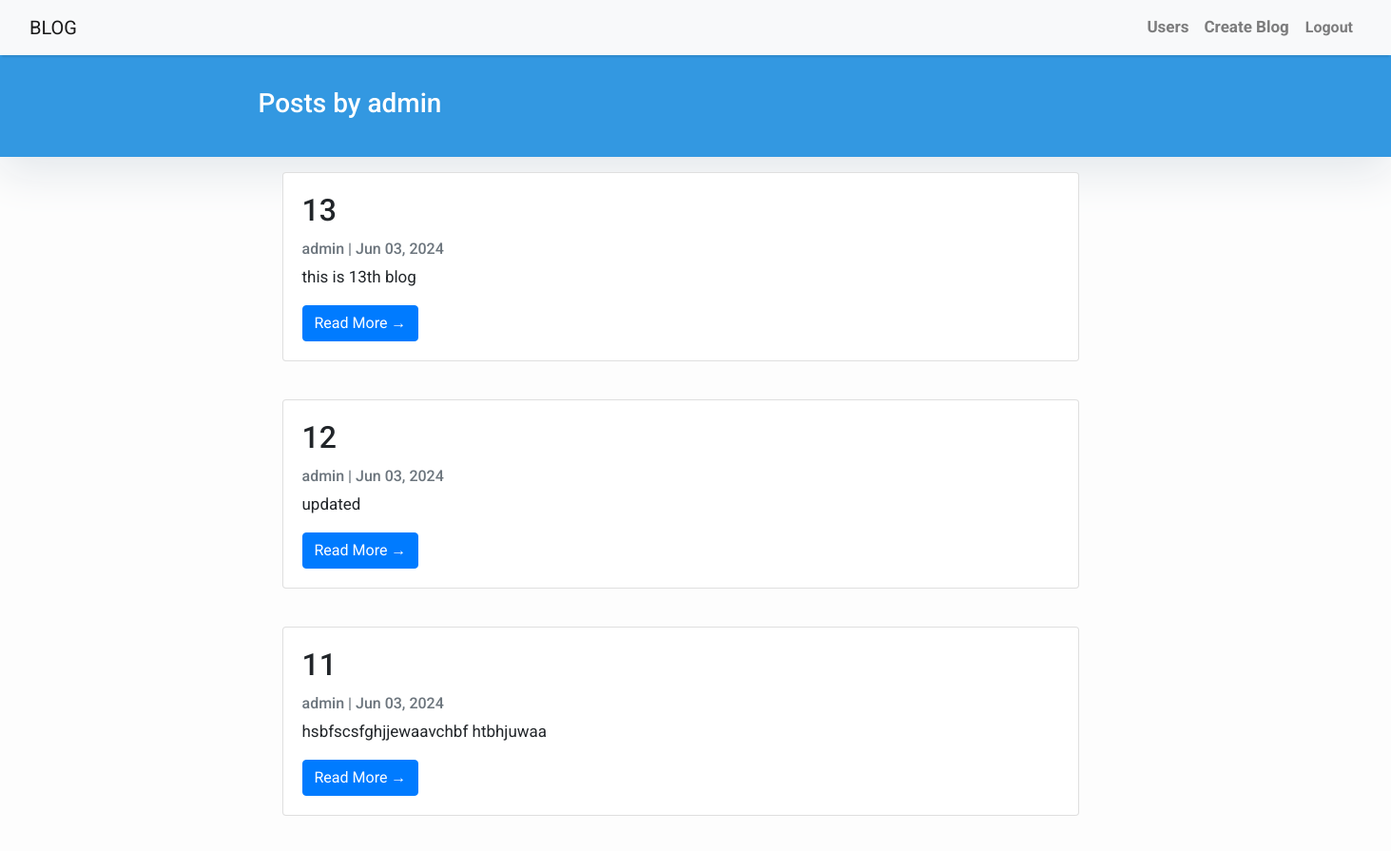
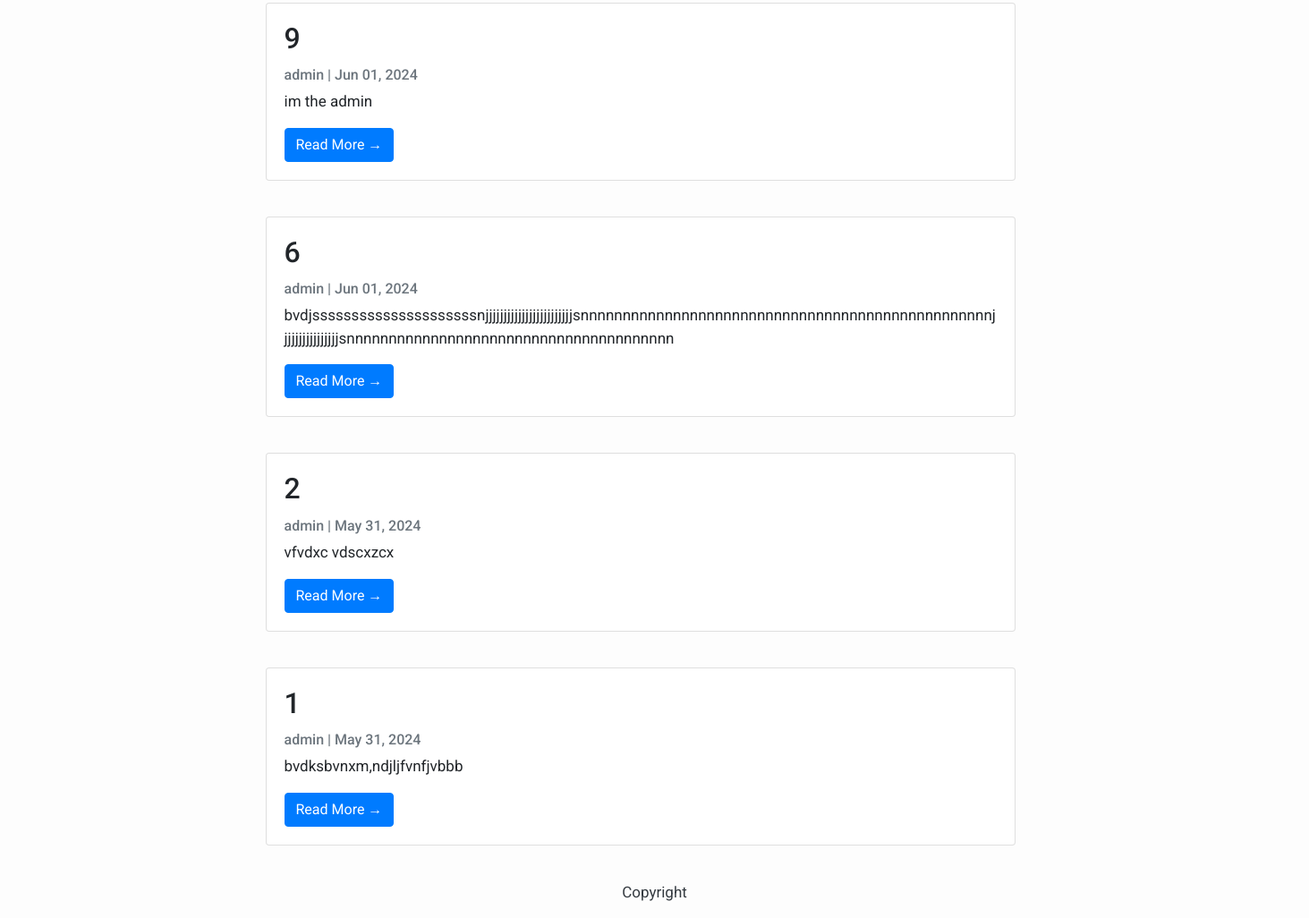
The page /blog/user/admin/ on the database its author committed (2 pictures, top to bottom).
### blog/models.py (models this page shows, shortened)
class Post(models.Model):
    title = models.CharField(max_length=200, unique=True)
    slug = models.SlugField(max_length=200, unique=True)
    author = models.ForeignKey(User, on_delete= models.CASCADE,related_name='blog_posts')
    updated_on = models.DateTimeField(auto_now= True)
    content = models.TextField()
    created_on = models.DateTimeField(auto_now_add=True)
    media = models.FileField(upload_to='post_media/', blank=True, null=True)
    class Meta:
        ordering = ['-created_on']

### blog/views.py (the view)
# urls.py: path('user/<str:username>/', views.UserPosts.as_view(), name='user_posts'),
class UserPosts(generic.ListView):
    template_name = 'blog/user_posts.html'
    context_object_name = 'posts'
    def get_queryset(self):
        self.user = get_object_or_404(User, username=self.kwargs['username'])
        return Post.objects.filter(author=self.user).order_by('-created_on')
    def get_context_data(self, **kwargs):
        context = super().get_context_data(**kwargs)
        context['user'] = self.user
        return context

### blog/templates/blog/user_posts.html (shortened to what this page needs)
{% extends "blog/blogs_base.html" %}
{% block content %}
<header class="masthead">
    <div class="container">
        <div class="row">
            <div class=" col-md-8 col-md-10 mx-auto">
                <div class="site-heading">
                    <h3 class=" site-heading my-4 mt-3 text-white">Posts by {{ user.username }} </h3>
                </div>
            </div>
        </div>
    </div>
</header>
<div class="container" style="display: flex; flex-direction: row; max-width: 900px;">
    <div class="row">
        {% for post in posts %}
        <div class="col-md-8 mt-3 center">
            <div class="card mb-4">
                <div class="card-body">
                    <h2 class="card-title">{{ post.title }}</h2>
                    <p class="card-text text-muted h6">{{ post.author }} | {{ post.created_on|date:"M d, Y" }} </p>
                    <p class="card-text">{{post.content|slice:":200" }}</p>
                    <a href="{% url 'post_detail' post.slug %}" class="btn btn-primary">Read More &rarr;</a>
                </div>
            </div>
        </div>
        {% endfor %}
    </div>
</div>
{% endblock %}

### blog/templates/blog/blogs_base.html (style rules this page uses)
body { font-family: "Roboto", sans-serif; font-size: 17px; background-color: #fdfdfd; }
.masthead { background: #3398E1; height: auto; padding-bottom: 15px; box-shadow: 0 16px 48px #E3E7EB; padding-top: 10px; }

### rows shown on the page
Post: title "13", author "admin", created_on "Jun 03, 2024", content "this is 13th blog"
Post: title "12", author "admin", created_on "Jun 03, 2024", content "updated"
Post: title "11", author "admin", created_on "Jun 03, 2024", content "hsbfscsfghjjewaavchbf htbhjuwaa"
Post: title "9", author "admin", created_on "Jun 01, 2024", content "im the admin"
Post: title "6", author "admin", created_on "Jun 01, 2024", content "bvdjsssssssssssssssssssssnjjjjjjjjjjjjjjjjjjjjjjjjsnnnnnnnnnnnnnnnnnnnnnnnnnnnnnnnnnnnnnnnnnnnnnnnnnjjjjjjjjjjjjjjjjsnnnnnnnnnnnnnnnnnnnnnnnnnnnnnnnnnnnnnnn"
Post: title "2", author "admin", created_on "May 31, 2024", content "vfvdxc vdscxzcx"
Post: title "1", author "admin", created_on "May 31, 2024", content "bvdksbvnxm,ndjljfvnfjvbbb"

### other values the page prints
{{ user.username }} "admin"
